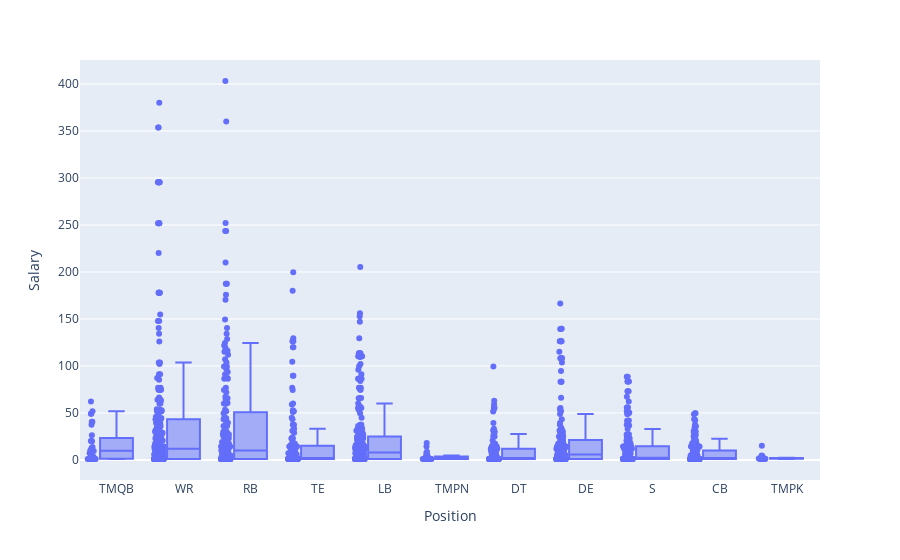

The cell this chart's notebook holds for it:
### Code cell
px.box(bcPlayers2021,
           x = 'Position', 
           y = 'Salary',
           hover_data=[bcPlayers2021['Player'], bcPlayers2021['Team']],
           points = 'all'
           )

### Figure 1 — Plotly figure (JSON) as saved in the notebook; plotly's stock layout.template omitted (floating-point values rounded to 4 significant figures; data arrays with more than 128 entries replaced by an {"elided": "..."} marker saying what was removed)
{"data": [{"alignmentgroup": "True", "boxpoints": "all", "customdata": {"elided": "1707x2 str values"}, "hovertemplate": "Position=%{x}<br>Salary=%{y}<br>Player=%{customdata[0]}<br>Team=%{customdata[1]}<extra></extra>", "legendgroup": "", "marker": {"color": "#636efa"}, "name": "", "notched": false, "offsetgroup": "", "orientation": "v", "showlegend": false, "type": "box", "x": {"elided": "1707 str values"}, "x0": " ", "xaxis": "x", "y": {"elided": "1707 float values"}, "y0": " ", "yaxis": "y"}], "layout": {"boxmode": "group", "legend": {"tracegroupgap": 0}, "margin": {"t": 60}, "xaxis": {"anchor": "y", "domain": [0, 1], "title": {"text": "Position"}}, "yaxis": {"anchor": "x", "domain": [0, 1], "title": {"text": "Salary"}}}}
